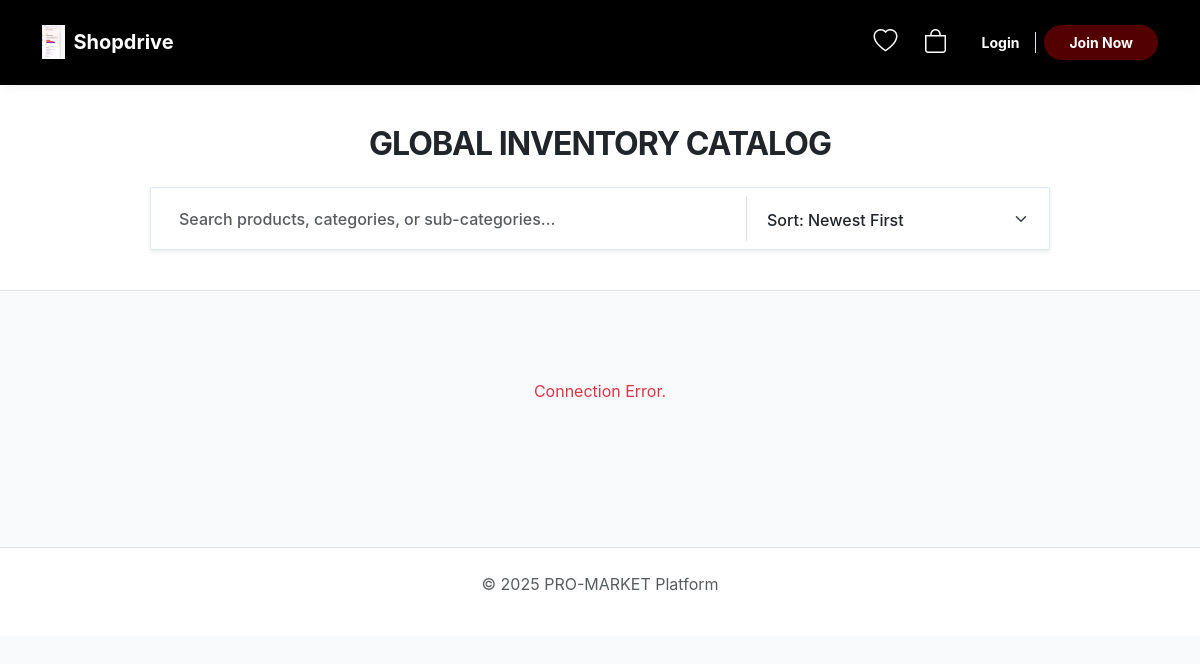
/all_products.php, run on the app's committed database.
### tables this page shows
CREATE TABLE `site_settings` (
  `id` int(11) NOT NULL,
  `app_name` varchar(100) DEFAULT 'Pro-Market',
  `app_logo` varchar(255) DEFAULT 'logo.png',
  `primary_color` varchar(10) DEFAULT '#2563eb',
  `smtp_host` varchar(100) DEFAULT NULL,
  `smtp_user` varchar(100) DEFAULT NULL,
  `smtp_pass` varchar(100) DEFAULT NULL,
  `smtp_port` int(11) DEFAULT 587,
  `razorpay_key_id` varchar(100) DEFAULT NULL,
  `razorpay_key_secret` varchar(100) DEFAULT NULL,
  `banner_title` varchar(255) DEFAULT NULL,
  `banner_subtitle` text DEFAULT NULL,
  `header_color` varchar(10) DEFAULT '#ffffff'
);

### all_products.php (the view, shortened to what this page needs)
<?php
require 'config/db.php';
require 'includes/header.php';
?>
<div class="catalog-header">
    <div class="container text-center">
        <h2 class="fw-bold mb-4 text-dark text-uppercase" style="letter-spacing: -1px;">Global Inventory Catalog</h2>
        <div class="filter-card shadow-sm">
            <div class="row g-0 align-items-center">
                <div class="col-md-8 border-end position-relative">
                    <input type="text" id="asyncSearch" class="form-control form-control-luxe"
                           placeholder="Search products, categories, or sub-categories...">
                </div>
                <div class="col-md-4">
                    <select id="asyncSort" class="form-select form-control-luxe">
                        <option value="newest">Sort: Newest First</option>
                    </select>
                </div>
            </div>
        </div>
    </div>
</div>
<div class="container pb-5">
    <div id="product-grid-target" class="row g-4">
        </div>
</div>
<?php include 'includes/footer.php'; ?>

### includes/header.php (shortened to what this page needs)
<?php
require_once __DIR__ . '/../config/db.php';
$brand = $pdo->query("SELECT * FROM site_settings WHERE id = 1")->fetch();
$app_name = $brand['app_name'] ?? 'Pro-Market';
$app_logo = $brand['app_logo'] ?? '';
$is_folder = (strpos($_SERVER['PHP_SELF'], '/admin/') !== false || strpos($_SERVER['PHP_SELF'], '/vendor/') !== false);
$base = $is_folder ? '../' : '';
$isLoggedIn = isset($_SESSION['user_id']);
$userName = $_SESSION['fullname'] ?? '';
$userRole = $_SESSION['role'] ?? '';
?>
<!DOCTYPE html>
<html lang="en">
<head>
    <link href="https://cdn.jsdelivr.net/npm/bootstrap@5.3.0/dist/css/bootstrap.min.css" rel="stylesheet">
    <link rel="stylesheet" href="https://cdn.jsdelivr.net/npm/bootstrap-icons@1.11.1/font/bootstrap-icons.css">
</head>
<body>
<nav class="navbar navbar-expand-lg navbar-custom py-3 sticky-top">
    <div class="container">
        <a class="navbar-brand fw-bold d-flex align-items-center" href="<?= $base ?>index.php">
            <?php if($app_logo): ?>
                <img src="<?= $base ?>assets/uploads/<?= $app_logo ?>" style="max-height: 35px;" class="me-2">
            <?php endif; ?>
            <?= htmlspecialchars($app_name) ?>
        </a>
        <div class="ms-auto d-flex align-items-center">
            <a href="<?= $base ?>wishlist.php" class="header-icon-btn text-decoration-none">
                <i class="bi bi-heart fs-4"></i>
            </a>
            <a href="<?= $base ?>cart.php" class="header-icon-btn text-decoration-none">
                <i class="bi bi-bag fs-4"></i>
            </a>
            <?php if($isLoggedIn): ?>
                <div class="dropdown">
                    <a href="#" class="user-pill d-flex align-items-center text-decoration-none dropdown-toggle" data-bs-toggle="dropdown">
                        <div class="me-2 d-none d-md-block text-end">
                            <div class="small fw-bold mb-0" style="line-height: 1;"><?= htmlspecialchars(explode(' ', $userName)[0]) ?></div>
                            <span style="font-size: 10px; opacity: 0.8;"><?= strtoupper($userRole) ?></span>
                        </div>
                        <i class="bi bi-person-circle fs-4"></i>
                    </a>
                    <ul class="dropdown-menu dropdown-menu-end shadow border-0 mt-3 rounded-0">
                        <li><a class="dropdown-item py-2" href="<?= $base ?><?= $userRole ?>/dashboard.php"><i class="bi bi-speedometer2 me-2"></i> Dashboard</a></li>
                        <li><a class="dropdown-item py-2" href="<?= $base ?>wishlist.php"><i class="bi bi-heart me-2"></i> My Wishlist</a></li>
                        <li><a class="dropdown-item py-2" href="<?= $base ?>orders.php"><i class="bi bi-receipt me-2"></i> My Orders</a></li>
                        <li><hr class="dropdown-divider"></li>
                        <li><a class="dropdown-item text-danger py-2 fw-bold" href="<?= $base ?>logout.php"><i class="bi bi-power me-2"></i> Logout</a></li>
                    </ul>
                </div>
            <?php else: ?>
                <a href="<?= $base ?>login.php" class="nav-link px-3 fw-bold border-end me-2" style="font-size: 14px;">Login</a>
                <a href="<?= $base ?>register.php" class="btn btn-primary rounded-pill px-4 fw-bold shadow-sm" style="font-size: 14px;">Join Now</a>
            <?php endif; ?>
        </div>
    </div>
</nav>

### data on the page
site_settings: app_logo (picture), app_name "Shopdrive"
